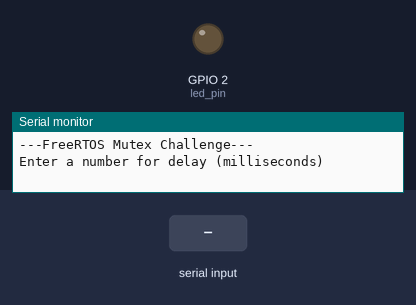
A sketch run on a simulated ESP32. Parts: output pins drawn as LEDs (lit = HIGH), the last lines printed to the serial monitor. Dashed ring = blinking. Inputs (shaded band) come from the test bench.

Above: at 1.8 s.
1.9 s: "90,45\n" received over Serial
At 6.8 s:
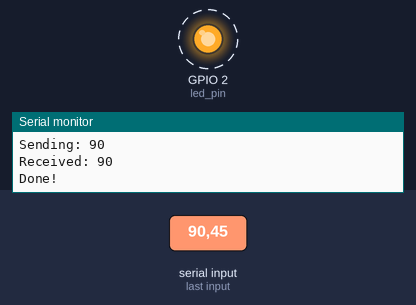
Timing chart, 0 to 10.9 s (numbered marks = the images above; inputs shaded):
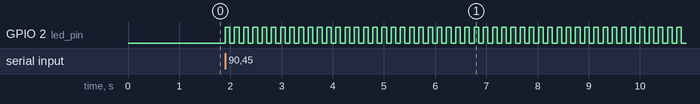

Measured:
- after the input at 1.9 s, GPIO 2 (led_pin): alternates HIGH for 0.09 s and LOW for 0.09 s, starting at once

The sketch:

IntroRTOSPart6Challenge.ino
```cpp
/**
 * FreeRTOS Mutex Challenge
 *
 * Pass a parameter to a task using a mutex.
 *
 * Initial code copied from Digikey/Shawn Hymel:
 * https://www.digikey.com/en/maker/projects/introduction-to-rtos-solution-to-part-6-freertos-mutex-example/c6e3581aa2204f1380e83a9b4c3807a6
 *
 * After some attempting I peaked at the solution - the critical thing is to give back the mutex IN the blink task
 * (in other words, flagging to blocked setup that we've read in the delay variable).
 * AFTER copying the delay value from setup. This forces the delay value from setup to be copied from setup's stack memory
 * into the local delay variable in the stack memory of the blink task.
 *
 * This is kinda atypical use. the typical thing is
 *
 * xSemaphoreTake()
 * //do stuff w/ common resources
 * xSemaphoreGive()
 *
 * within some task
 *
 * EDIT 6/29/21: I added the semaphore implementation shown in lecture 7 for semaphores and commented out the mutex code. Same behavior.
 *
 * Date: June 28, 2021
 * Author: Rob Garrone
 */

// You'll likely need this on vanilla FreeRTOS
//#include semphr.h

// Use only core 1 for demo purposes
#if CONFIG_FREERTOS_UNICORE
  static const BaseType_t app_cpu = 0;
#else
  static const BaseType_t app_cpu = 1;
#endif

// Pins (change this if your Arduino board does not have LED_BUILTIN defined)
static const int led_pin = LED_BUILTIN;

//Global Variables
//static SemaphoreHandle_t mutex = NULL;
static SemaphoreHandle_t binsem = NULL;

//*****************************************************************************
// Tasks

// Blink LED based on rate passed by parameter
void blinkLED(void *parameters) {
  int num = 0;
  //if(mutex != NULL) //if we have a created mutex
  if(binsem !=NULL)
  {
    // Copy the parameter into a local variable
    //knowledge check: this is dereferencing the void pointer parameters after it gets casted to an int pointer.
    num = *(int *)parameters;
    //xSemaphoreGive(mutex); //give the mutex back - its just a flag saying "Hey we set this varible"
    xSemaphoreGive(binsem); //give the semaphore a good-to-go signal - not a lock

  }


  // Print the parameter
  Serial.print("Received: ");
  Serial.println(num);

  // Configure the LED pin
  pinMode(led_pin, OUTPUT);

  // Blink forever and ever
  while (1) {
    digitalWrite(led_pin, HIGH);
    vTaskDelay(num / portTICK_PERIOD_MS);
    digitalWrite(led_pin, LOW);
    vTaskDelay(num / portTICK_PERIOD_MS);
  }
}

//*****************************************************************************
// Main (runs as its own task with priority 1 on core 1)

void setup() {

  long int delay_arg; //this is a local variable of setup and resides in the STACK of setup.

  // Configure Serial
  Serial.begin(115200);

  // Wait a moment to start (so we don't miss Serial output)
  vTaskDelay(1000 / portTICK_PERIOD_MS);
  Serial.println();
  Serial.println("---FreeRTOS Mutex Challenge---");
  Serial.println("Enter a number for delay (milliseconds)");

  // Wait for input from Serial
  while (Serial.available() <= 0);

  // Read integer value
  delay_arg = Serial.parseInt();
  Serial.print("Sending: ");
  Serial.println(delay_arg);

  //mutex = xSemaphoreCreateMutex();
  binsem = xSemaphoreCreateBinary(); //initialized to 0, no need to take before creating task

  //xSemaphoreTake(mutex,portMAX_DELAY); // take mutex

  // Start task 1
  xTaskCreatePinnedToCore(blinkLED,
                          "Blink LED",
                          1024,
                          (void *)&delay_arg,
                          1,
                          NULL,
                          app_cpu);

  //need to stop setup task from completing before blinkLED reads in delay_arg!
  //mutex is given back within blinkLED task
  //xSemaphoreTake(mutex,portMAX_DELAY);//from the docs, portMAX_DELAY suspends indefinitely
  xSemaphoreTake(binsem,portMAX_DELAY);//from the docs, portMAX_DELAY suspends indefinitely


  // Show that we accomplished our task of passing the stack-based argument
  Serial.println("Done!");
}

void loop() {

  // Do nothing but allow yielding to lower-priority tasks
  vTaskDelay(1000 / portTICK_PERIOD_MS);
}
```
